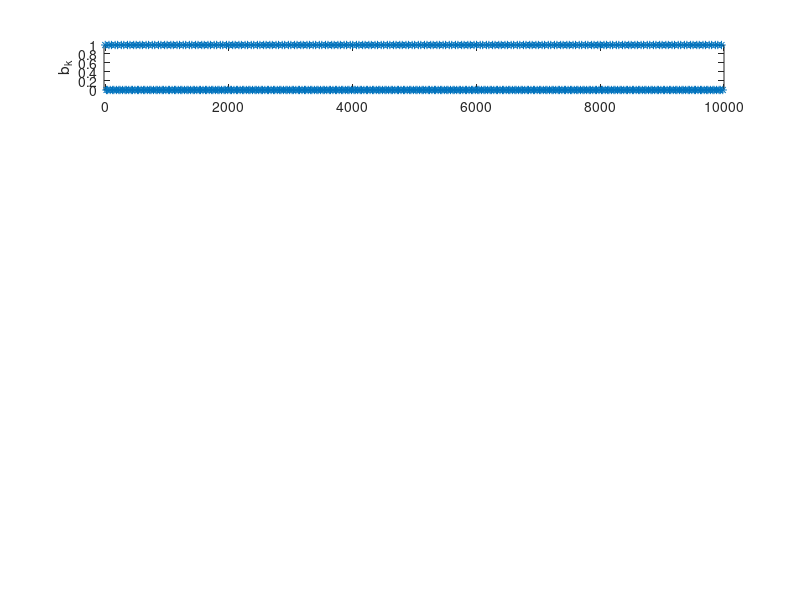

Reproduce this figure in MATLAB. (Note: this script raises an error after producing the figure.)
%% Init
clc;
clear all;
close all;

addpath("../PHY/");

%% Params

Fe = 20 * 10e6; %Hz
Fse = 20;
Fs = Fe/Fse;

% p def
middle = floor(Fse/2);
P = [-0.5 * ones(1,middle), 0.5 * ones(1,Fse-middle)];


figure()
nbr_fig = 6;

%% input
bk = [1, 0, 0, 1, 0];
bk = repmat(bk, 1, 100);
len_bk = size(bk); len_bk = len_bk(1,2);

subplot(nbr_fig, 1, 1)
plot((0:Fse:(len_bk-1)*Fse), bk, "*")
xlim([-Fse, len_bk*Fse])
ylabel("b_k")

%% PPM Modulation
sl = modulatePPM(bk, Fse);

subplot(nbr_fig, 1, 2)
plot((0:1:len_bk*Fse-1), sl)
xlim([-Fse, Fse*len_bk])
ylabel("s_l")

%% Canal
nl = zeros(1, Fse*len_bk);
%nl = normrnd(0, 0.2, [1 Fse*len_bk]);
yl = sl + nl;

subplot(nbr_fig, 1, 3)
plot((0:1:len_bk*Fse-1),yl)
xlim([-Fse, Fse*len_bk])
ylabel("y_l")

delta_f = 1000; %Hz
yl_decf = yl .* exp(-1j*2*pi*delta_f*1/Fe*(0:1:len_bk*Fse-1));

%% Filtre adapte
p_ada = [0.5 * ones(1,middle), -0.5 * ones(1,Fse-middle)];

rl = conv(yl_decf, p_ada);

subplot(nbr_fig, 1, 4)
plot(abs(rl))
ylabel("r_l")

%% Echantionnage
rm = zeros(1, len_bk);
for i=1:1:len_bk
    rm(1, i) = rl(1, Fse*i);
end

subplot(nbr_fig, 1, 5)
plot((Fse:Fse:len_bk*Fse), rm, "*")
xlim([0, Fse*(len_bk+1)])
ylabel("r_m")

%% Decision
b_estim = zeros(1, len_bk);
for i=1:1:len_bk
    if(rm(1, i)>0)
        b_estim(1, i) = 0;
    else
        b_estim(1, i) = 1;
    end
end

subplot(nbr_fig, 1, 6)
plot((Fse:Fse:len_bk*Fse), b_estim, "*")
xlim([0, Fse*(len_bk+1)])
ylabel("b_estime")

figure,

subplot(2,1, 1)
plot(fftshift(abs(fft(yl))))

subplot(2,1, 2)
plot(fftshift(abs(fft(yl_decf))))